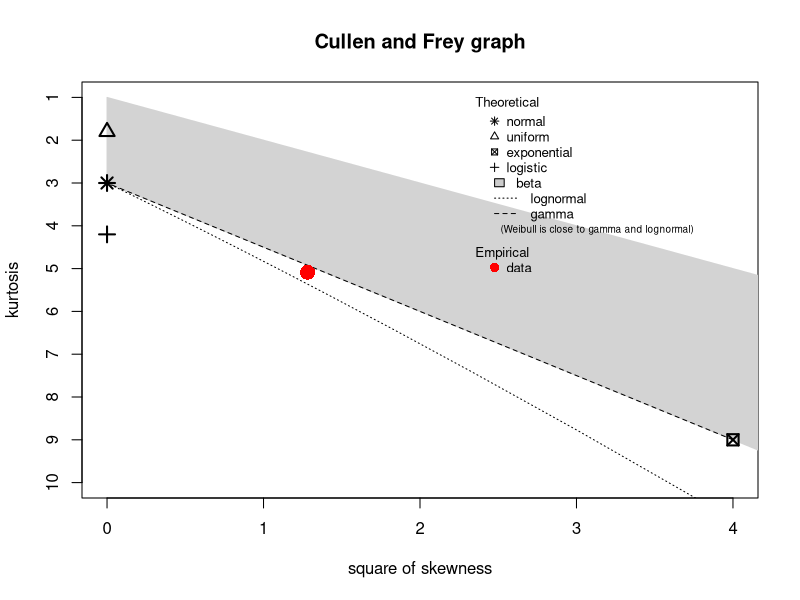
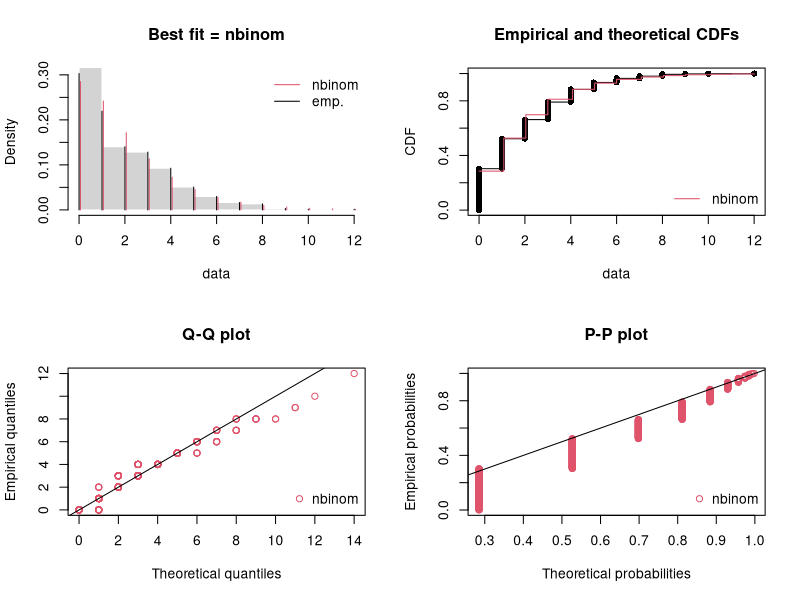
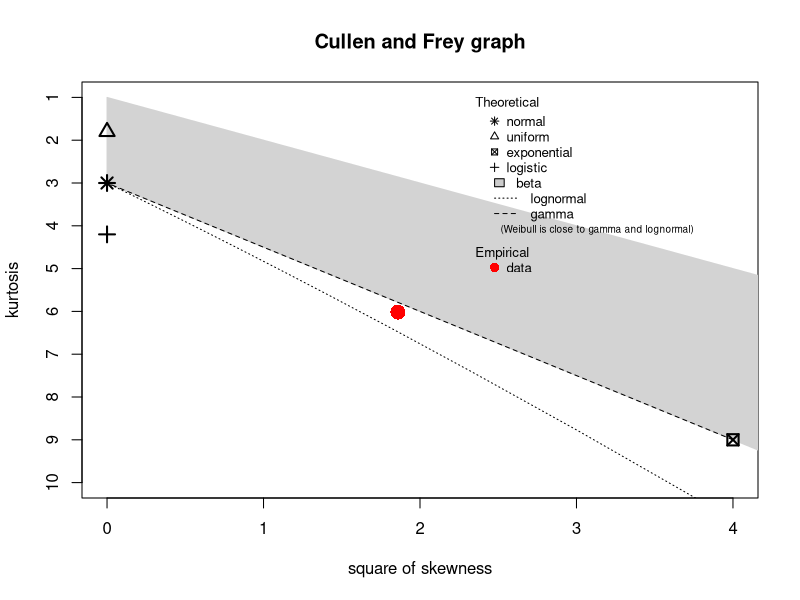

Reproduce these figures in R, in order. (Note: this script raises an error after producing the figures.)
# INSTALL PACKAGES
library(readxl)
data <- read_excel("THESISDATA.xlsx")

install.packages("emmeans") # Estimated marginal means
install.packages("multcomp") # Multiple comparisons
library(emmeans)
library(multcomp)
library(lme4)
library(nlme)
library(MASS)
library(survival)
library(fitdistrplus)
library(glmmTMB)
install.packages("nlme")
install.packages("ordinal")
library(ordinal)

# 1. FIT THE DISTRIBUTIONS TO FIND BEST GLM MODELS 

# Dependent Variables
data$Internal_total
descdist(data$Internal_total)

# install.packages(c("fitdistrplus","MASS")) # if needed
library(fitdistrplus)
library(MASS)
library(fitdistrplus)

best_fit_distribution <- function(x,
                                  bounds = NULL,
                                  candidates = NULL,
                                  plot = TRUE) {
  x <- x[is.finite(x)]  # remove NA/Inf
  n <- length(x)
  if (n < 20) stop("Not enough observations (need >= 20).")
  
  is_integer <- all(abs(x - round(x)) < .Machine$double.eps^0.5)
  unique_vals <- sort(unique(x))
  is_likert <- is_integer && length(unique_vals) <= 7 &&
    all(unique_vals %in% seq(min(unique_vals), max(unique_vals))) &&
    max(unique_vals) <= 7 && min(unique_vals) >= 1
  
  if (is_likert) {
    message("Likert-style ordinal data detected. Use an ordinal model (e.g., ordinal::clmm).")
    return(invisible(NULL))
  }
  
  # Default candidate sets
  if (is.null(candidates)) {
    if (is_integer) {
      candidates <- c("poisson", "nbinom")
    } else {
      candidates <- c("norm", "lnorm", "gamma")
      if (!is.null(bounds) && bounds[1] >= 0 && bounds[2] > bounds[1]) {
        candidates <- c(candidates, "beta_scaled")
      }
    }
  }
  
  # Safe fitting
  safe_fit <- function(expr) {
    tryCatch(suppressWarnings(expr), error = function(e) NULL)
  }
  
  fits <- list()
  aics <- bic <- numeric(0)
  
  for (fam in candidates) {
    fit <- NULL
    if (fam %in% c("norm","lnorm","gamma","poisson","nbinom")) {
      fit <- safe_fit(fitdist(x, distr = fam))
    } else if (fam == "beta_scaled" && !is.null(bounds)) {
      a <- bounds[1]; b <- bounds[2]
      eps <- 1e-6
      x01 <- pmin(pmax((x - a)/(b - a), eps), 1 - eps)
      fit <- safe_fit(fitdist(x01, distr = "beta"))
      if (!is.null(fit)) attr(fit, "beta_scaled_bounds") <- c(a, b)
    }
    
    if (!is.null(fit)) {
      fits[[fam]] <- fit
      k <- length(fit$estimate)
      ll <- fit$loglik
      aics[fam] <- AIC(fit)
      bic[fam] <- -2*ll + k * log(n)
    }
  }
  
  if (length(fits) == 0) stop("No distributions could be fitted.")
  
  tab <- data.frame(
    distribution = names(fits),
    AIC = as.numeric(aics[names(fits)]),
    BIC = as.numeric(bic[names(fits)]),
    row.names = NULL
  )
  tab <- tab[order(tab$AIC), ]
  
  if (plot) {
    op <- par(mfrow = c(2,2))
    on.exit(par(op))
    denscomp(fits[[tab$distribution[1]]], main = paste("Best fit =", tab$distribution[1]))
    cdfcomp(fits[[tab$distribution[1]]])
    qqcomp(fits[[tab$distribution[1]]])
    ppcomp(fits[[tab$distribution[1]]])
  }
  
  return(list(recommended = tab$distribution[1], table = tab, fits = fits))
}

# Test the distribution fits for memory details--> all fit to nbinom
res_cont <- best_fit_distribution(data$External, bounds = c(0,40))
res_cont$recommended
res_cont$table

#Test the distribution for memory ratings
descdist(data$edint)

###############################################################################

#2. MEMORY DETAIL MODELS --Rely on Nbinom distributions

# 2.1. Prepare the variables:
num_from_comma <- function(x) as.numeric(gsub(",", ".", x, fixed = TRUE))

data$Object_OSIQ_Factor12item  <- num_from_comma(data$Object_OSIQ_Factor12item)
data$Spatial_OSIQ_Factor14item <- num_from_comma(data$Spatial_OSIQ_Factor14item)
data$ZVVIQ_TOTAL  <- num_from_comma(data$ZVVIQ_TOTAL)
data$ZMRT_TOTAL <- num_from_comma(data$ZMRT_TOTAL)

data$Emotion_Condition <- as.factor(data$Emotion_Condition)
data$ID <- as.factor(data$ID)

# Optional but helps convergence/interpretation
data$Object_OSIQ_z  <- scale(data$Object_OSIQ_Factor12item)
data$Spatial_OSIQ_z <- scale(data$Spatial_OSIQ_Factor14item)





# Models for Memory Details 

# 1. Internal Details

model1 <- glmmTMB(
  Internal_total ~ Emotion_Condition + ZMRT_TOTAL + Spatial_OSIQ_z + (1 | ID),
  family = nbinom2,
  data = data,
  na.action = na.exclude
)
summary(model1)


model2 <- glmmTMB(
  Internal_total ~ Emotion_Condition + Object_OSIQ_z + Spatial_OSIQ_z + ZVVIQ_TOTAL + ZMRT_TOTAL+(1 | ID),
  family = nbinom2,
  data = data,
  na.action = na.exclude
)
summary(model2)

# 2. Event Details 

model1 <- glmmTMB(
  edint ~ Emotion_Condition + ZMRT_TOTAL + Spatial_OSIQ_z + (1 | ID),
  family = nbinom2,
  data = data,
  na.action = na.exclude
)
summary(model1)


model2 <- glmmTMB(
  edint ~ Emotion_Condition + Object_OSIQ_z + Spatial_OSIQ_z + ZVVIQ_TOTAL + ZMRT_TOTAL+(1 | ID),
  family = nbinom2,
  data = data,
  na.action = na.exclude
)
summary(model2)

# 3. Perceptual Details 

model1 <- glmmTMB(
  percint ~ Emotion_Condition + ZMRT_TOTAL + Spatial_OSIQ_z + (1 | ID),
  family = nbinom2,
  data = data,
  na.action = na.exclude
)
summary(model1)


model2 <- glmmTMB(
  percint ~ Emotion_Condition + Object_OSIQ_z + Spatial_OSIQ_z + ZVVIQ_TOTAL + ZMRT_TOTAL+(1 | ID),
  family = nbinom2,
  data = data,
  na.action = na.exclude
)
summary(model2)


# Now compare using anova()
anova(model1, model2)
AIC(model1, model2)


# 4. Time
model1 <- glmmTMB(
  tint ~ Emotion_Condition + ZMRT_TOTAL + Spatial_OSIQ_z + (1 | ID),
  family = nbinom2,
  data = data,
  na.action = na.exclude
)
summary(model1)


model2 <- glmmTMB(
  tint ~ Emotion_Condition + Object_OSIQ_z + Spatial_OSIQ_z + ZVVIQ_TOTAL + ZMRT_TOTAL+(1 | ID),
  family = nbinom2,
  data = data,
  na.action = na.exclude
)
summary(model2)

# 4.1. Time with interactions
model1 <- glmmTMB(
  tint ~ Emotion_Condition + ZMRT_TOTAL + Spatial_OSIQ_z + (1 | ID),
  family = nbinom2,
  data = data,
  na.action = na.exclude
)
summary(model1)

model2 <- glmmTMB(
  tint ~ Emotion_Condition *ZMRT_TOTAL + Emotion_Condition *Spatial_OSIQ_z + (1 | ID),
  family = nbinom2,
  data = data,
  na.action = na.exclude
)
summary(model2)

# 5. Place
model1 <- glmmTMB(
  plint ~ Emotion_Condition + ZMRT_TOTAL + Spatial_OSIQ_z + (1 | ID),
  family = nbinom2,
  data = data,
  na.action = na.exclude
)
summary(model1)


model2 <- glmmTMB(
  plint ~ Emotion_Condition + Object_OSIQ_z + Spatial_OSIQ_z + ZVVIQ_TOTAL + ZMRT_TOTAL+(1 | ID),
  family = nbinom2,
  data = data,
  na.action = na.exclude
)
summary(model2)

# Now compare using anova()
anova(model1, model2)
AIC(model1, model2)

# 5. Place with Interactions
model1 <- glmmTMB(
  plint ~ Emotion_Condition + ZMRT_TOTAL + Spatial_OSIQ_z + (1 | ID),
  family = nbinom2,
  data = data,
  na.action = na.exclude
)
summary(model1)


model2 <- glmmTMB(
  plint ~ Emotion_Condition*Spatial_OSIQ_z + Emotion_Condition*ZMRT_TOTAL (1 | ID),
  family = nbinom2,
  data = data,
  na.action = na.exclude
)
summary(model2)


# Now compare using anova()
anova(model1, model2)
AIC(model1, model2)

# 6. Thought
model1 <- glmmTMB(
  thoint ~ Emotion_Condition + ZMRT_TOTAL + Spatial_OSIQ_z + (1 | ID),
  family = nbinom2,
  data = data,
  na.action = na.exclude
)
summary(model1)


model2 <- glmmTMB(
  thoint ~ Emotion_Condition + Object_OSIQ_z + Spatial_OSIQ_z + ZVVIQ_TOTAL + ZMRT_TOTAL+(1 | ID),
  family = nbinom2,
  data = data,
  na.action = na.exclude
)
summary(model2)
###############################################################################

# PHENOMENOLOGY MODELS with CLMM:


# Random intercept for ID
# 1. Vividness

model_likert <- clmm(
  as.factor(Vividness) ~ Emotion_Condition +  Object_OSIQ_z + ZVVIQ_TOTAL + (1|ID),
  data = data
)
summary(model_likert)

model_likert2 <- clmm(
  as.factor(Vividness) ~ Emotion_Condition +  Object_OSIQ_z + Spatial_OSIQ_z + ZVVIQ_TOTAL + ZMRT_TOTAL+(1|ID),
  data = data
)
summary(model_likert2)

anova(model_likert, model_likert2)
AIC(model_likert, model_likert2)

#1.1. Vividness with interactions

model_likert <- clmm(
  as.factor(Vividness) ~ Emotion_Condition +  Object_OSIQ_z + ZVVIQ_TOTAL + (1|ID),
  data = data
)
summary(model_likert)

model_likert2 <- clmm(
  as.factor(Vividness) ~  Emotion_Condition*ZVVIQ_TOTAL +(1|ID),
  data = data
)
summary(model_likert2)

anova(model_likert, model_likert2)
AIC(model_likert, model_likert2)


# 2. Reliving
model_likert <- clmm(
  as.factor(Reliving) ~ Emotion_Condition +  Object_OSIQ_z + ZVVIQ_TOTAL + (1|ID),
  data = data
)
summary(model_likert)

model_likert2 <- clmm(
  as.factor(Reliving) ~ Emotion_Condition +  Object_OSIQ_z + Spatial_OSIQ_z + ZVVIQ_TOTAL + ZMRT_TOTAL+(1|ID),
  data = data
)
summary(model_likert2)

anova(model_likert, model_likert2)
AIC(model_likert, model_likert2)

# 2.1. Reliving with Interactions
model_likert <- clmm(
  as.factor(Reliving) ~ Emotion_Condition +  Object_OSIQ_z + ZVVIQ_TOTAL + (1|ID),
  data = data
)
summary(model_likert)

model_likert2 <- clmm(
  as.factor(Reliving) ~ Emotion_Condition*Object_OSIQ_z + ZVVIQ_TOTAL*Emotion_Condition +(1|ID),
  data = data
)
summary(model_likert2)

anova(model_likert, model_likert2)
AIC(model_likert, model_likert2)

# 3. Intensity
model_likert <- clmm(
  as.factor(Intensity) ~ Emotion_Condition +  Object_OSIQ_z + ZVVIQ_TOTAL + (1|ID),
  data = data
)
summary(model_likert)

model_likert2 <- clmm(
  as.factor(Intensity) ~ Emotion_Condition +  Object_OSIQ_z + Spatial_OSIQ_z + ZVVIQ_TOTAL + ZMRT_TOTAL+(1|ID),
  data = data
)
summary(model_likert2)

anova(model_likert, model_likert2)
AIC(model_likert, model_likert2)

# 3.1. Intensity with Interactions
model_likert <- clmm(
  as.factor(Intensity) ~ Emotion_Condition +  Object_OSIQ_z + ZVVIQ_TOTAL + (1|ID),
  data = data
)
summary(model_likert)

model_likert2 <- clmm(
  as.factor(Intensity) ~ Emotion_Condition*Object_OSIQ_z + ZVVIQ_TOTAL*Emotion_Condition +(1|ID),
  data = data
)
summary(model_likert2)

anova(model_likert, model_likert2)
AIC(model_likert, model_likert2)

# 4. Importance 
model_likert <- clmm(
  as.factor(Importance) ~ Emotion_Condition +  Object_OSIQ_z + ZVVIQ_TOTAL + (1|ID),
  data = data
)
summary(model_likert)

model_likert2 <- clmm(
  as.factor(Importance) ~ Emotion_Condition +  Object_OSIQ_z + Spatial_OSIQ_z + ZVVIQ_TOTAL + ZMRT_TOTAL+(1|ID),
  data = data
)
summary(model_likert2)

anova(model_likert, model_likert2)
AIC(model_likert, model_likert2)

# 4.1. Importance with Interactions
model_likert <- clmm(
  as.factor(Importance) ~ Emotion_Condition +  Object_OSIQ_z + ZVVIQ_TOTAL + (1|ID),
  data = data
)
summary(model_likert)

model_likert2 <- clmm(
  as.factor(Importance) ~ Emotion_Condition*Object_OSIQ_z + ZVVIQ_TOTAL*Emotion_Condition +(1|ID),
  data = data
)
summary(model_likert2)

anova(model_likert, model_likert2)
AIC(model_likert, model_likert2)
# maybe i should add spatial imagery as well 


# 5. MTT  
model_likert <- clmm(
  as.factor(MTT) ~ Emotion_Condition +  Object_OSIQ_z + ZVVIQ_TOTAL + (1|ID),
  data = data
)
summary(model_likert)

model_likert2 <- clmm(
  as.factor(MTT) ~ Emotion_Condition +  Object_OSIQ_z + Spatial_OSIQ_z + ZVVIQ_TOTAL + ZMRT_TOTAL+(1|ID),
  data = data
)
summary(model_likert2)

anova(model_likert, model_likert2)
AIC(model_likert, model_likert2)

# 6. Visual  
model_likert <- clmm(
  as.factor(Visual) ~ Emotion_Condition +  Object_OSIQ_z + ZVVIQ_TOTAL + (1|ID),
  data = data
)
summary(model_likert)

model_likert2 <- clmm(
  as.factor(Visual) ~ Emotion_Condition +  Object_OSIQ_z + Spatial_OSIQ_z + ZVVIQ_TOTAL + ZMRT_TOTAL+(1|ID),
  data = data
)
summary(model_likert2)

anova(model_likert, model_likert2)
AIC(model_likert, model_likert2)


# 7. Auditory  
model_likert <- clmm(
  as.factor(Auditory) ~ Emotion_Condition +  Object_OSIQ_z + ZVVIQ_TOTAL + (1|ID),
  data = data
)
summary(model_likert)

model_likert2 <- clmm(
  as.factor(Auditory) ~ Emotion_Condition +  Object_OSIQ_z + Spatial_OSIQ_z + ZVVIQ_TOTAL + ZMRT_TOTAL+(1|ID),
  data = data
)
summary(model_likert2)

anova(model_likert, model_likert2)
AIC(model_likert, model_likert2)

# 7.1. Auditory with Interactions
model_likert <- clmm(
  as.factor(Auditory) ~ Emotion_Condition +  Object_OSIQ_z + ZVVIQ_TOTAL + (1|ID),
  data = data
)
summary(model_likert)

model_likert2 <- clmm(
  as.factor(Auditory) ~ Emotion_Condition*Object_OSIQ_z + ZVVIQ_TOTAL*Emotion_Condition +(1|ID),
  data = data
)
summary(model_likert2)

anova(model_likert, model_likert2)
AIC(model_likert, model_likert2)

# 8. Odor-taste  
model_likert <- clmm(
  as.factor(Odortaste) ~ Emotion_Condition +  Object_OSIQ_z + ZVVIQ_TOTAL + (1|ID),
  data = data
)
summary(model_likert)

model_likert2 <- clmm(
  as.factor(Odortaste) ~ Emotion_Condition +  Object_OSIQ_z + Spatial_OSIQ_z + ZVVIQ_TOTAL + ZMRT_TOTAL+(1|ID),
  data = data
)
summary(model_likert2)

anova(model_likert, model_likert2)
AIC(model_likert, model_likert2)

# 8.1. Odortaste with Interactions
model_likert <- clmm(
  as.factor(Odortaste) ~ Emotion_Condition +  Object_OSIQ_z + ZVVIQ_TOTAL + (1|ID),
  data = data
)
summary(model_likert)

model_likert2 <- clmm(
  as.factor(Odortaste) ~  ZVVIQ_TOTAL*Emotion_Condition +(1|ID),
  data = data
)
summary(model_likert2)

anova(model_likert, model_likert2)
AIC(model_likert, model_likert2)

# 9. Tactile
model_likert <- clmm(
  as.factor(Tactile) ~ Emotion_Condition +  Object_OSIQ_z + ZVVIQ_TOTAL + (1|ID),
  data = data
)
summary(model_likert)

model_likert2 <- clmm(
  as.factor(Tactile) ~ Emotion_Condition +  Object_OSIQ_z + Spatial_OSIQ_z + ZVVIQ_TOTAL + ZMRT_TOTAL+(1|ID),
  data = data
)
summary(model_likert2)

anova(model_likert, model_likert2)
AIC(model_likert, model_likert2)

# 9. Verbal
model_likert <- clmm(
  as.factor(Verbal) ~ Emotion_Condition +  Object_OSIQ_z + ZVVIQ_TOTAL + (1|ID),
  data = data
)
summary(model_likert)

model_likert2 <- clmm(
  as.factor(Verbal) ~ Emotion_Condition +  Object_OSIQ_z + Spatial_OSIQ_z + ZVVIQ_TOTAL + ZMRT_TOTAL+(1|ID),
  data = data
)
summary(model_likert2)

anova(model_likert, model_likert2)
AIC(model_likert, model_likert2)
#############################################################################

# POST HOC ANALYSIS
# Compute estimated marginal means
em <- emmeans(model, ~  part)
pairwise_part <- contrast(em, method = "pairwise")
print(pairwise_part)

# Pairwise comparisons for a specific factor within another factor's levels
emmeans(model, pairwise ~ part | Group |round)

# Pairwise comparisons
pairs(em)

# Bonferroni-adjusted comparisons
pairs(em, adjust = "bonferroni")


#PLOT THEM
plot(em, comparisons = TRUE)
interaction.plot(dataforSentimentParts_allrounds$part, dataforSentimentParts_allrounds$Group, dataforSentimentParts_allrounds$value)
